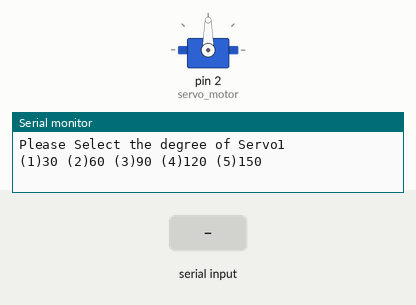
Bench run of a sketch on a simulated Arduino Uno, built with avr-gcc and run on an emulated ATmega328P. Parts: servo, the last lines printed to the serial monitor. Inputs (shaded band) come from the test bench.

Above: at 1.2 s.
1.3 s: "1" received over Serial
At 2.4 s:
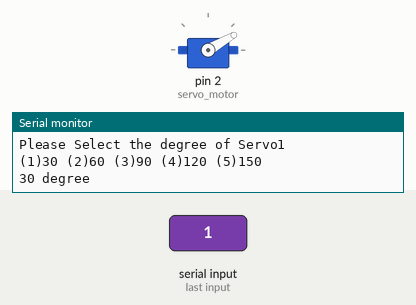
2.8 s: "2" received over Serial
At 3.6 s:
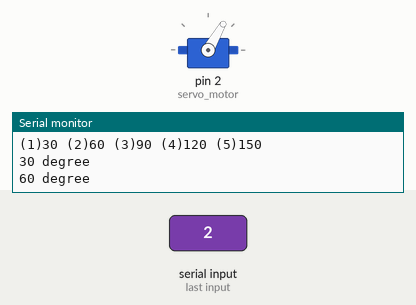
4.3 s: "4" received over Serial
At 4.7 s:
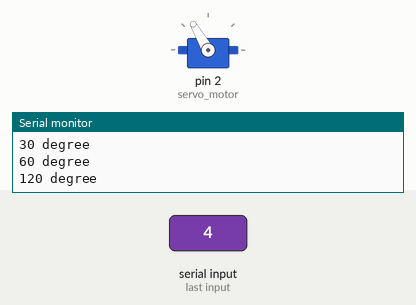
5.8 s: "5" received over Serial
At 7.0 s:
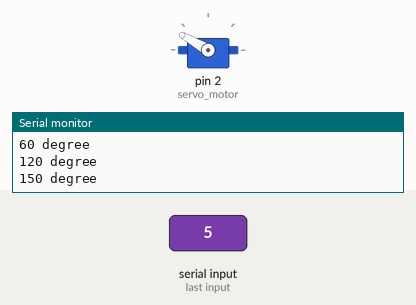
7.3 s: "3" received over Serial
At 8.2 s:
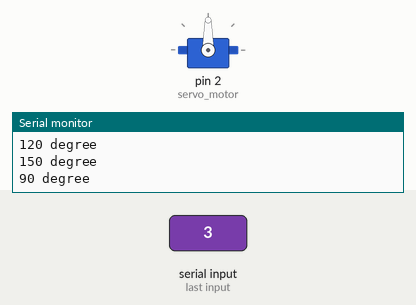
Timing chart, 0 to 9.8 s (numbered marks = the images above; inputs shaded):
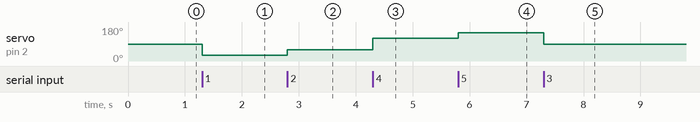

Measured:
- after the input at 1.3 s, servo on pin 2 (servo_motor): 90° → 30° at once
- after the input at 2.8 s, servo on pin 2 (servo_motor): 30° → 60° at once
- after the input at 4.3 s, servo on pin 2 (servo_motor): 60° → 120° at once
- after the input at 5.8 s, servo on pin 2 (servo_motor): 120° → 150° at once
- after the input at 7.3 s, servo on pin 2 (servo_motor): 150° → 90° at once

The sketch:

1121_Servo.ino
```cpp
#include "Servo.h" // 서보모터를 사용하기 위한 헤더파일 호출
Servo servo1; // 서보모터 객체 선언
#define servo_motor 2 // 서보모터 Signal 핀, 아두이노 우노 보드 디지털 3번 핀에 연결

void setup() // 초기화
{
Serial.begin(9600); // 통신속도 설정
servo1.attach(servo_motor); // 서보모터 핀 설정
servo1.write(90); // 서보모터 초기값 90도 설정
Serial.println("Please Select the degree of Servo1");
Serial.println("(1)30 (2)60 (3)90 (4)120 (5)150");
}

void loop() // 무한루프
{
  if (Serial.available())
  { // 시리얼통신 입력 대기
    char data = Serial.read(); // 입력 받은 값을 변수에 저장
    switch (data)
    {
      case '1': servo1.write(30); Serial.write("30 degree\n"); break; // "1"을 입력받았을때 30도
      case '2': servo1.write(60); Serial.write("60 degree\n"); break; // "2"를 입력받았을때 60도
      case '3': servo1.write(90); Serial.write("90 degree\n"); break; // "3"을 입력받았을때 90도
      case '4': servo1.write(120); Serial.write("120 degree\n"); break; // "4"를 입력받았을때 120도
      case '5': servo1.write(150); Serial.write("150 degree\n"); break; // "5"를 입력받았을때 150도
      default: Serial.println("Please, Write 1 ~ 5 !!"); break; // 1~5 이외의 값을 받았을 때 문자 출력
   }
  }
}
```
